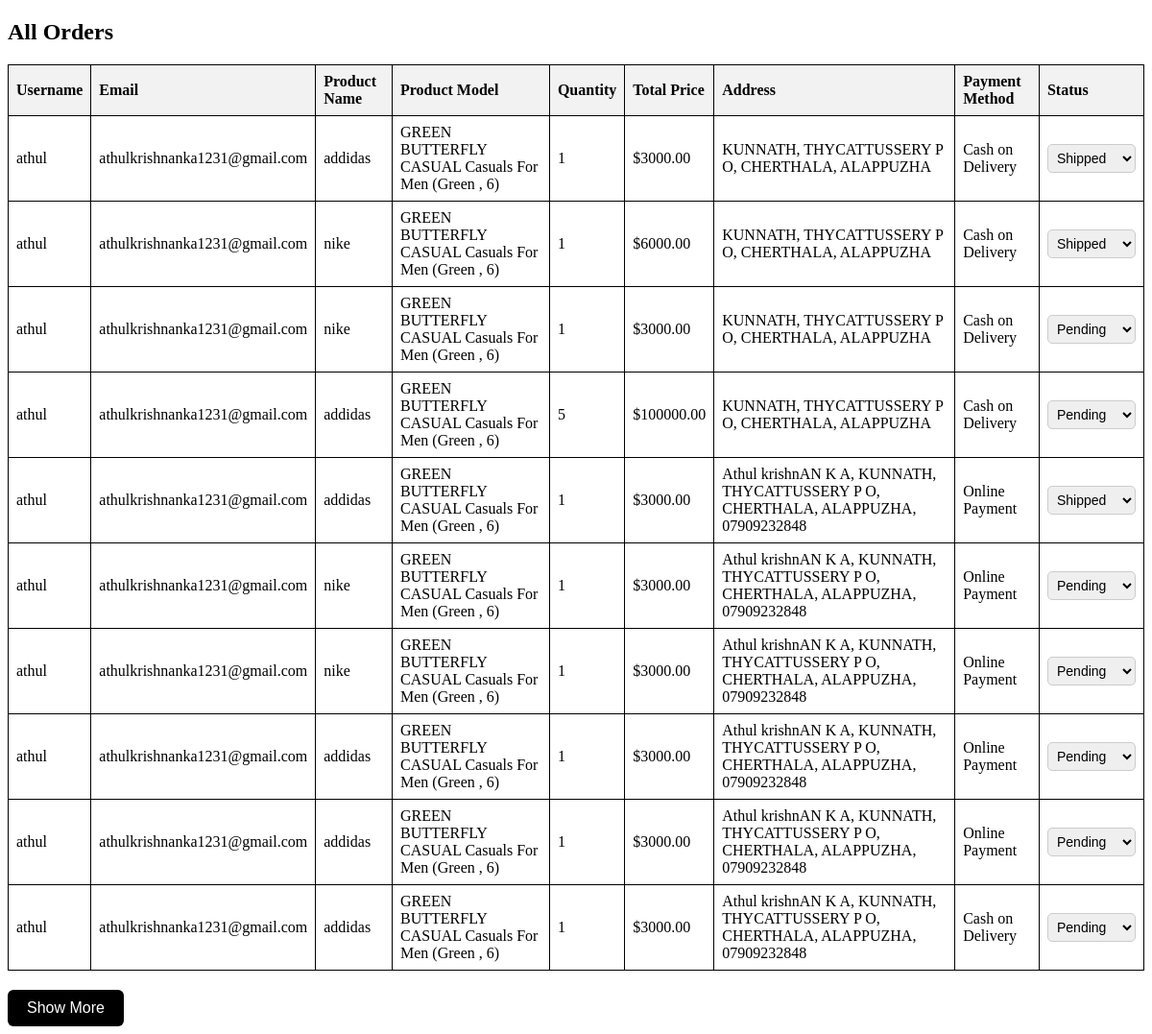
/orders/, run on an earlier commit of the app's database.
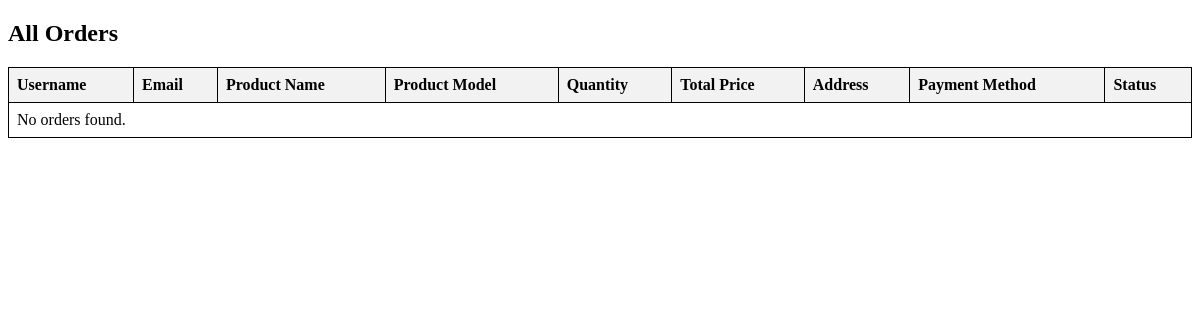
And on a later commit of the database.
### eapp/models.py (models this page shows, shortened)
class Order(models.Model):
    PAYMENT_CHOICES = [
        ('COD', 'Cash on Delivery'),
        ('ONLINE', 'Online Payment'),
    ]
    user = models.ForeignKey(User, on_delete=models.CASCADE)
    product = models.ForeignKey(Gallery, on_delete=models.CASCADE)
    quantity = models.PositiveIntegerField(default=1)
    total_price = models.DecimalField(max_digits=10, decimal_places=2)
    address = models.TextField()  # Address input
    payment_method = models.CharField(max_length=10, choices=PAYMENT_CHOICES, default='COD')
    status = models.CharField(max_length=50, default="Pending")  # Status: Pending, Completed, Cancelled
    created_at = models.DateTimeField(auto_now_add=True)
    provider_order_id=models.CharField(
        _(" Order ID"),max_length=40,blank=True,null=True
        )
    payment_id=models.CharField(
        _("Payment ID"),max_length=36,blank=True,null=True
    )
    signature_id=models.CharField(
        _("Signature ID"),max_length=128,blank=True,null=True
    )

class Gallery(models.Model):
    feedimage = models.ImageField(upload_to='gallery_images/')
    user = models.ForeignKey(User, on_delete=models.CASCADE)
    name = models.CharField(max_length=100)
    model=models.CharField(max_length=400)
    discription=models.TextField(max_length=400, null=True, blank=True)
    offers=models.CharField(max_length=400, null=True, blank=True)
    price = models.DecimalField(max_digits=10, decimal_places=2)
    quantity = models.DecimalField(max_digits=10, decimal_places=2)
    image1=models.FileField(upload_to='gallery_images/', null=True, blank=True)
    image2=models.FileField(upload_to='gallery_images/', null=True, blank=True)
    image3=models.FileField(upload_to='gallery_images/', null=True, blank=True)
    rating=models.FloatField(default=0)
    vector_data=models.TextField(null=True)

### eapp/views.py (the view)
# urls.py: path('orders/', views.admin_orders, name='admin_orders'),
def admin_orders(request):
    orders = Order.objects.select_related('user', 'product').order_by('-id') # Fetch orders with related user & product
    return render(request, 'admin_orders.html', {"orders": orders})

### templates/admin_orders.html (shortened to what this page needs)
<!DOCTYPE html>
<html lang="en">
<head>
</head>
<body>
<h2>All Orders</h2>
<table>
  <thead>
    <tr>
      <th>Username</th>
      <th>Email</th>
      <th>Product Name</th>
      <th>Product Model</th>
      <th>Quantity</th>
      <th>Total Price</th>
      <th>Address</th>
      <th>Payment Method</th>
      <th>Status</th>
    </tr>
  </thead>
  <tbody>
    {% for order in orders %}
      <tr class="{% if forloop.counter > 10 %}hidden-order{% endif %}">
        <td>{{ order.user.username }}</td>
        <td>{{ order.user.email }}</td>
        <td>{{ order.product.name }}</td>
        <td>{{ order.product.model }}</td>
        <td>{{ order.quantity }}</td>
        <td>${{ order.total_price }}</td>
        <td>{{ order.address }}</td>
        <td>{{ order.get_payment_method_display }}</td>
        <td>
          <form method="POST" action="{% url 'update_order_status' order.id %}">
            <select name="status" onchange="this.form.submit()">
              <option value="pending" {% if order.status == 'pending' %}selected{% endif %}>Pending</option>
              <option value="shipped" {% if order.status == 'shipped' %}selected{% endif %}>Shipped</option>
            </select>
          </form>
        </td>
      </tr>
    {% empty %}
      <tr>
        <td colspan="9">No orders found.</td>
      </tr>
    {% endfor %}
  </tbody>
</table>
{% if orders|length > 10 %}
  <button id="showMoreBtn" onclick="showMore()">Show More</button>
{% endif %}
</body>
</html>

What changed in the data, as far as the page shows it:
removed Order: user.username "athul", user.email "athulkrishnanka1231@gmail.com", product.name "addidas", product.model "GREEN BUTTERFLY CASUAL Casuals For Men (Green , 6)", quantity "1", total_price "3000.00", address "KUNNATH, THYCATTUSSERY P O, CHERTHALA, ALAPPUZHA", payment_method "Cash on Delivery", status "Shipped"
removed Order: user.username "athul", user.email "athulkrishnanka1231@gmail.com", product.name "nike", product.model "GREEN BUTTERFLY CASUAL Casuals For Men (Green , 6)", quantity "1", total_price "6000.00", address "KUNNATH, THYCATTUSSERY P O, CHERTHALA, ALAPPUZHA", payment_method "Cash on Delivery", status "Shipped"
removed Order: user.username "athul", user.email "athulkrishnanka1231@gmail.com", product.name "nike", product.model "GREEN BUTTERFLY CASUAL Casuals For Men (Green , 6)", quantity "1", total_price "3000.00", address "KUNNATH, THYCATTUSSERY P O, CHERTHALA, ALAPPUZHA", payment_method "Cash on Delivery"
removed Order: user.username "athul", user.email "athulkrishnanka1231@gmail.com", product.name "addidas", product.model "GREEN BUTTERFLY CASUAL Casuals For Men (Green , 6)", quantity "5", total_price "100000.00", address "KUNNATH, THYCATTUSSERY P O, CHERTHALA, ALAPPUZHA", payment_method "Cash on Delivery"
removed Order: user.username "athul", user.email "athulkrishnanka1231@gmail.com", product.name "addidas", product.model "GREEN BUTTERFLY CASUAL Casuals For Men (Green , 6)", quantity "1", total_price "3000.00", address "Athul krishnAN K A, KUNNATH, THYCATTUSSERY P O, CHERTHALA, ALAPPUZHA, 07909232848", payment_method "Online Payment", status "Shipped"
removed Order: user.username "athul", user.email "athulkrishnanka1231@gmail.com", product.name "nike", product.model "GREEN BUTTERFLY CASUAL Casuals For Men (Green , 6)", quantity "1", total_price "3000.00", address "Athul krishnAN K A, KUNNATH, THYCATTUSSERY P O, CHERTHALA, ALAPPUZHA, 07909232848", payment_method "Online Payment"
removed Order: user.username "athul", user.email "athulkrishnanka1231@gmail.com", product.name "nike", product.model "GREEN BUTTERFLY CASUAL Casuals For Men (Green , 6)", quantity "1", total_price "3000.00", address "Athul krishnAN K A, KUNNATH, THYCATTUSSERY P O, CHERTHALA, ALAPPUZHA, 07909232848", payment_method "Online Payment"
removed Order: user.username "athul", user.email "athulkrishnanka1231@gmail.com", product.name "addidas", product.model "GREEN BUTTERFLY CASUAL Casuals For Men (Green , 6)", quantity "1", total_price "3000.00", address "Athul krishnAN K A, KUNNATH, THYCATTUSSERY P O, CHERTHALA, ALAPPUZHA, 07909232848", payment_method "Online Payment"
removed Order: user.username "athul", user.email "athulkrishnanka1231@gmail.com", product.name "addidas", product.model "GREEN BUTTERFLY CASUAL Casuals For Men (Green , 6)", quantity "1", total_price "3000.00", address "Athul krishnAN K A, KUNNATH, THYCATTUSSERY P O, CHERTHALA, ALAPPUZHA, 07909232848", payment_method "Online Payment"
removed Order: user.username "athul", user.email "athulkrishnanka1231@gmail.com", product.name "addidas", product.model "GREEN BUTTERFLY CASUAL Casuals For Men (Green , 6)", quantity "1", total_price "3000.00", address "Athul krishnAN K A, KUNNATH, THYCATTUSSERY P O, CHERTHALA, ALAPPUZHA, 07909232848", payment_method "Cash on Delivery"
Also different on the page:
text no longer shown: "Show More"
text now shown: "No orders found."
